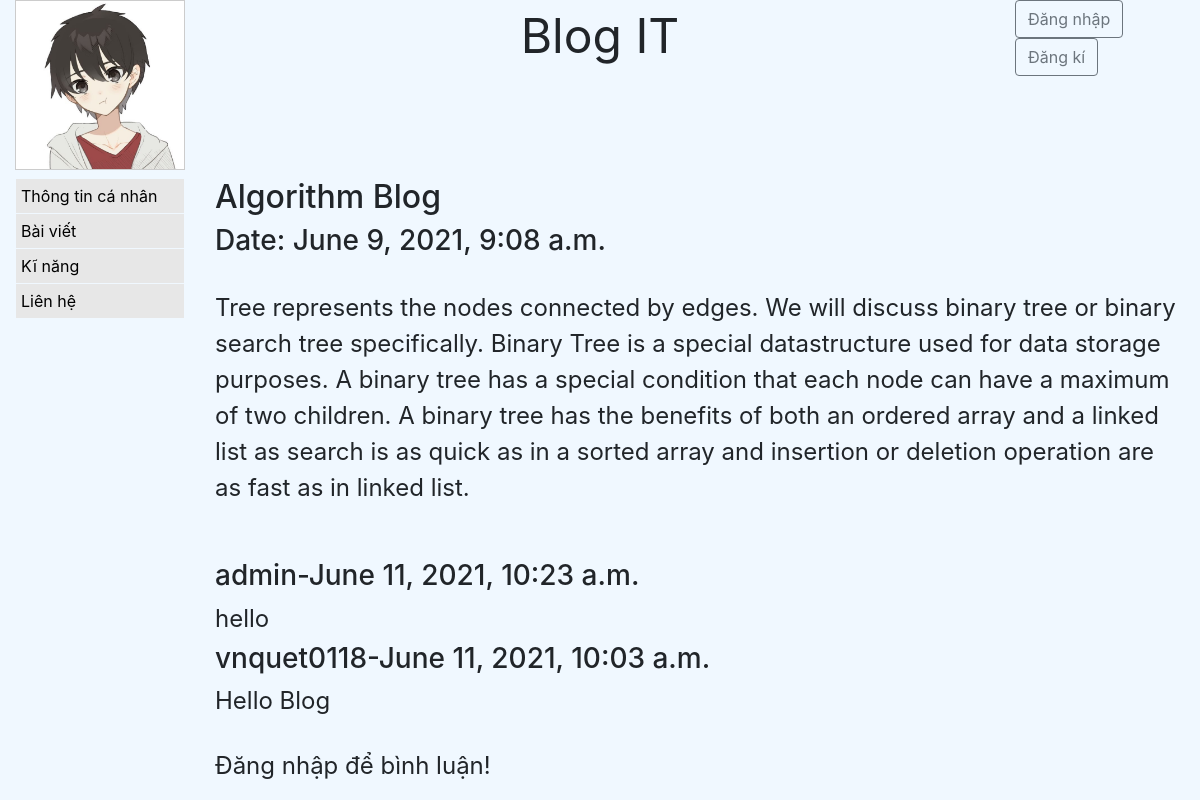
The app's page /blog/4/ with its own data.
### blog/models.py (models this page shows, shortened)
class Post(models.Model):
    title = models.CharField(max_length=100)
    body = models.TextField()
    date = models.DateTimeField(auto_now_add=True)
    description = models.CharField(max_length=100, null=True)
    image = models.ImageField(null=True)
    class Meta:
        ordering = ['-date', 'title']

class Comment(models.Model):
    author = models.ForeignKey(settings.AUTH_USER_MODEL, on_delete=models.CASCADE)
    post = models.ForeignKey(Post, on_delete=models.CASCADE, related_name="comments")
    date = models.DateTimeField(auto_now_add=True)
    body = models.TextField()
    class Meta:
        ordering = ['-date']

### blog/views.py (the view)
# urls.py: path('<int:pk>/', view=views.show_detail_post, name='show_detail_post'),
def show_detail_post(request, pk):
    post = Post.objects.get(pk=pk)
    form = CommentForm()
    if request.method == 'POST':
        form = CommentForm(request.POST, author=request.user, post=post)
        if form.is_valid():
            form.save()
            return HttpResponseRedirect('./')
    return render(request, 'posts/post_detail.html', {'post':post, 'form':form})

### blog/templates/posts/post_detail.html (shortened to what this page needs)
{% extends 'pages/base.html' %}
{% block content %}
    <h2>{{post.title}}</h2>
    <h3>Date: {{post.date}}</h3>
    <br>
    <p>{{post.body}}</p>
    <br><br>
    {% for comment in post.comments.all %}
        <h3>{{comment.author.username}}-<span>{{comment.date}}</span></h3>
        <p>{{comment.body}}</p>
    {% endfor %}
    {% if user.username %}
        <form action="." method="POST">
            {% csrf_token %}
            {{form.body}}
            <br>
            <input type="submit" value="Gửi" class="btn btn-info">
        </form>
    {% else %}
        <br>
        <p>Đăng nhập để bình luận!</p>
    {% endif %}
{% endblock content %}

### home/templates/pages/base.html (style rules this page uses)
* { box-sizing: border-box; }
body { background-color:aliceblue; }
.content p { margin-top: 0; margin-bottom: 5px; font-size: 2vw; }

### records on screen
Post: title "Algorithm Blog", date "June 9, 2021, 9:08 a.m.", body "Tree represents the nodes connected by edges. We will discuss binary tree or binary search tree specifically. Binary Tree is a special datastructure used for data storage purposes. A binary tree has a special condition that each node can have a maximum of two children. A binary tree has the benefits of both an ordered array and a linked list as search is as quick as in a sorted array and insertion or deletion operation are as fast as in linked list."
Comment: author.username "admin", date "June 11, 2021, 10:23 a.m.", body "hello"
Comment: author.username "vnquet0118", date "June 11, 2021, 10:03 a.m.", body "Hello Blog"
